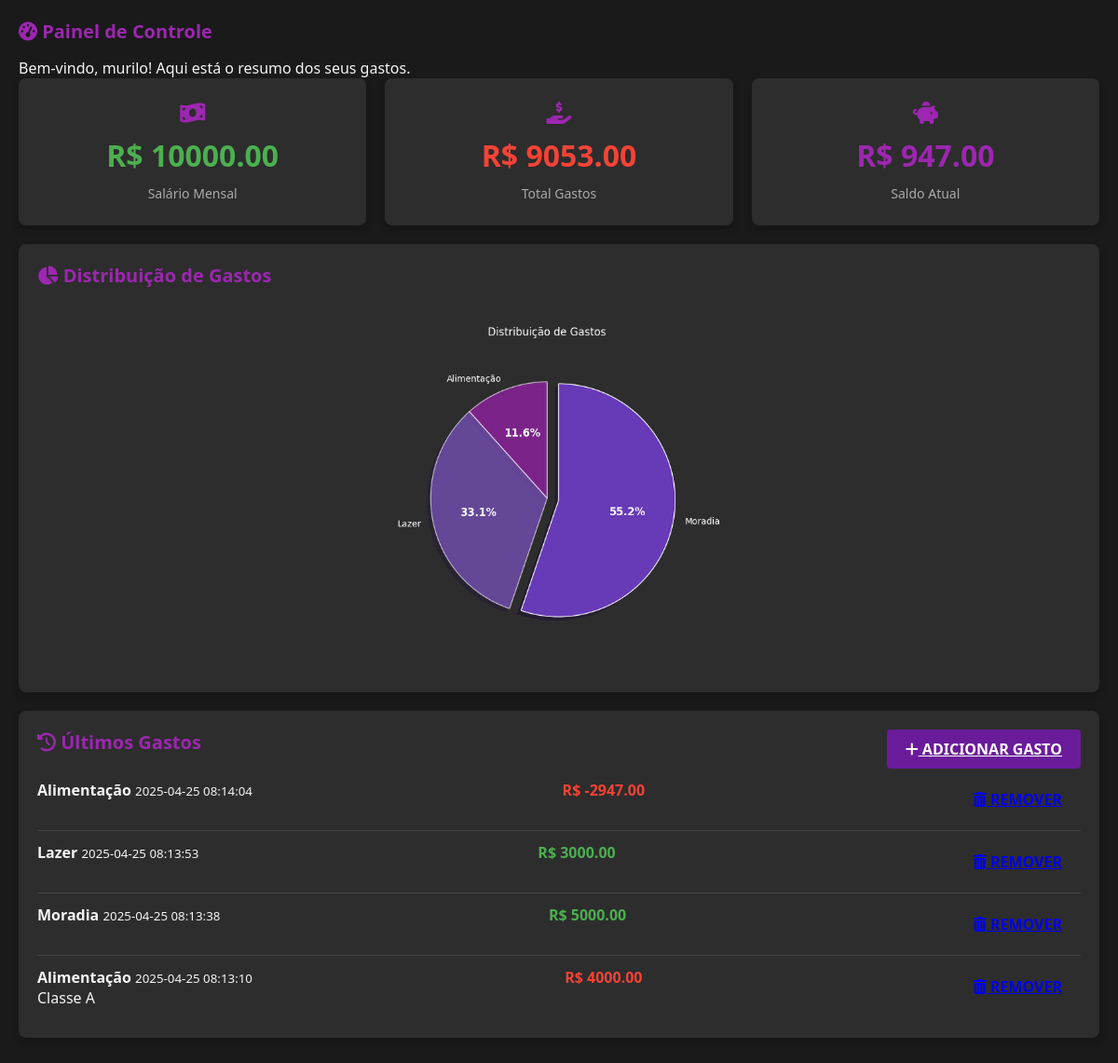
Screenshot of /painel (signed in) with the database file from the repository.
### tables this page shows
CREATE TABLE usuarios (
                id INTEGER PRIMARY KEY AUTOINCREMENT,
                nome TEXT NOT NULL,
                email TEXT UNIQUE NOT NULL,
                senha TEXT NOT NULL,
                salario REAL DEFAULT 0
            );

CREATE TABLE gastos (
                id INTEGER PRIMARY KEY AUTOINCREMENT,
                usuario_id INTEGER NOT NULL,
                valor REAL NOT NULL,
                categoria TEXT NOT NULL,
                tipo TEXT NOT NULL,
                descricao TEXT,
                data TEXT NOT NULL,
                FOREIGN KEY (usuario_id) REFERENCES usuarios (id)
            );

### app.py (the view)
@app.route('/painel')
def painel():
    if 'usuario_id' not in session:
        return redirect(url_for('login'))
    db = get_db()
    usuario_id = session['usuario_id']
    usuario = db.execute('SELECT salario FROM usuarios WHERE id = ?', (usuario_id,)).fetchone()
    salario = usuario['salario']
    gastos = db.execute('''
        SELECT categoria, tipo, SUM(valor) as total
        FROM gastos
        WHERE usuario_id = ?
        GROUP BY categoria, tipo
    ''', (usuario_id,)).fetchall()
    total_gastos = db.execute('''
        SELECT COALESCE(SUM(valor), 0) as total
        FROM gastos
        WHERE usuario_id = ?
    ''', (usuario_id,)).fetchone()['total']
    saldo_atual = salario - total_gastos
    ultimos = db.execute('''
        SELECT * FROM gastos
        WHERE usuario_id = ?
        ORDER BY data DESC LIMIT 5
    ''', (usuario_id,)).fetchall()
    grafico = generate_animated_chart(gastos) if gastos else None
    return render_template(
        'painel.html',
        nome=session['usuario_nome'],
        salario=salario,
        gastos=gastos,
        total_gastos=total_gastos,
        saldo_atual=saldo_atual,
        ultimos=ultimos,
        grafico=grafico
    )

### app.py (called while the page is built)
def get_db():
    conn = sqlite3.connect('database.db')
    conn.row_factory = sqlite3.Row
    return conn

### templates/painel.html (shortened to what this page needs)
{% extends "base.html" %}
{% block content %}
<div class="animated">
    <h1 class="card-title"><i class="fas fa-tachometer-alt"></i> Painel de Controle</h1>
    <p class="mb-4">Bem-vindo, {{ nome }}! Aqui está o resumo dos seus gastos.</p>
    <div class="dashboard-grid">
        <div class="card summary-card">
            <i class="fas fa-money-bill-wave" style="font-size: 24px; color: var(--primary-light);"></i>
            <div class="summary-value income">R$ {{ "%.2f"|format(salario) }}</div>
            <div class="summary-label">Salário Mensal</div>
        </div>
        <div class="card summary-card">
            <i class="fas fa-hand-holding-usd" style="font-size: 24px; color: var(--primary-light);"></i>
            <div class="summary-value expense">R$ {{ "%.2f"|format(total_gastos) }}</div>
            <div class="summary-label">Total Gastos</div>
        </div>
        <div class="card summary-card">
            <i class="fas fa-piggy-bank" style="font-size: 24px; color: var(--primary-light);"></i>
            <div class="summary-value balance">R$ {{ "%.2f"|format(saldo_atual) }}</div>
            <div class="summary-label">Saldo Atual</div>
        </div>
    </div>
    <div class="card mt-4">
        <h2 class="card-title"><i class="fas fa-chart-pie"></i> Distribuição de Gastos</h2>
        {% if grafico %}
        <div class="chart-container" style="max-width: 400px; margin: 0 auto;">
            <img alt="Gráfico de Gastos" style="width: 100%;">
        </div>
        {% else %}
        <p>Nenhum gasto registrado ainda.</p>
        {% endif %}
    </div>
    <div class="card mt-4">
        <div class="card-header" style="display: flex; justify-content: space-between; align-items: center;">
            <h2 class="card-title"><i class="fas fa-history"></i> Últimos Gastos</h2>
            <a href="{{ url_for('adicionar_gasto') }}" class="btn btn-primary">
                <i class="fas fa-plus"></i> Adicionar Gasto
            </a>
        </div>
        <div class="card-body">
            {% if ultimos %}
            <ul class="transaction-list">
                {% for gasto in ultimos %}
                <li class="transaction-item">
                    <div>
                        <strong>{{ gasto['categoria'] }}</strong>
                        <small class="text-muted">{{ gasto['data'] }}</small>
                        {% if gasto['descricao'] %}<p>{{ gasto['descricao'] }}</p>{% endif %}
                    </div>
                    <div class="transaction-amount {{ 'necessary' if gasto['tipo'] == 'necessario' else 'unnecessary' }}">
                        R$ {{ "%.2f"|format(gasto['valor']) }}
                    </div>
                    <a href="{{ url_for('remover_gasto', id=gasto['id']) }}" class="btn btn-danger ml-2">
                        <i class="fas fa-trash-alt"></i> Remover
                    </a>
                </li>
                {% endfor %}
            </ul>
            {% else %}
            <p>Nenhum gasto registrado ainda.</p>
            {% endif %}
        </div>
    </div>
</div>
{% endblock %}

### static/style.css (style rules this page uses)
:root { --primary-color: #6a1b9a; --primary-dark: #4a148c; --primary-light: #9c27b0; --secondary-color: #1a1a1a; --text-light: #f5f5f5; --text-dark: #212121; --success-color: #4caf50; --error-color: #f44336; --warning-color: #ff9800; }
* { margin: 0; padding: 0; box-sizing: border-box; font-family: 'Segoe UI', Tahoma, Geneva, Verdana, sans-serif; transition: all 0.3s ease; }
body { background-color: var(--secondary-color); color: var(--text-light); min-height: 100vh; }
.card { background-color: #2d2d2d; border-radius: 8px; padding: 20px; margin-bottom: 20px; box-shadow: 0 4px 8px rgba(0, 0, 0, 0.2); }
.card-title { color: var(--primary-light); margin-bottom: 15px; font-size: 20px; }
.btn { padding: 10px 20px; border: none; border-radius: 4px; cursor: pointer; font-weight: bold; text-transform: uppercase; }
.btn-primary { background-color: var(--primary-color); color: white; }
.dashboard-grid { display: grid; grid-template-columns: repeat(auto-fit, minmax(300px, 1fr)); gap: 20px; }
.summary-card { text-align: center; padding: 25px; }
.summary-value { font-size: 32px; font-weight: bold; margin: 10px 0; }
.summary-label { color: #aaa; font-size: 14px; }
.income { color: #4caf50; }
.expense { color: #f44336; }
.balance { color: var(--primary-light); }
.chart-container { background-color: #2d2d2d; border-radius: 8px; padding: 20px; margin-top: 20px; }
.transaction-list { list-style: none; }
.transaction-item { display: flex; justify-content: space-between; padding: 12px 0; border-bottom: 1px solid #444; }
.transaction-item:last-child { border-bottom: none; }
.transaction-amount { font-weight: bold; }
.necessary { color: #4caf50; }
.unnecessary { color: #f44336; }
.animated { animation: fadeIn 0.5s ease-out; }

### rows the page displays
usuarios: nome "murilo", salario "10000.00"
gastos: categoria "Alimentação", data "2025-04-25 08:14:04", valor "-2947.00"
gastos: categoria "Lazer", data "2025-04-25 08:13:53", valor "3000.00"
gastos: categoria "Moradia", data "2025-04-25 08:13:38", valor "5000.00"
gastos: categoria "Alimentação", data "2025-04-25 08:13:10", descricao "Classe A", valor "4000.00"

### other values shown
{{ "%.2f"|format(total_gastos) }} "9053.00"
{{ "%.2f"|format(saldo_atual) }} "947.00"
